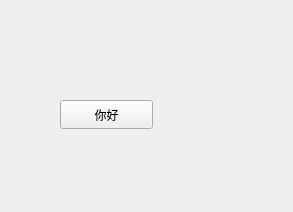
<?xml version="1.0" encoding="UTF-8"?>
<ui version="4.0">
 <class>HelloCOSBrowser</class>
 <widget class="QWidget" name="HelloCOSBrowser">
  <property name="geometry">
   <rect>
    <x>0</x>
    <y>0</y>
    <width>293</width>
    <height>212</height>
   </rect>
  </property>
  <property name="windowTitle">
   <string>HelloCOSBrowser</string>
  </property>
  <widget class="QPushButton" name="btnHello">
   <property name="geometry">
    <rect>
     <x>60</x>
     <y>100</y>
     <width>93</width>
     <height>29</height>
    </rect>
   </property>
   <property name="text">
    <string>你好</string>
   </property>
  </widget>
 </widget>
 <resources/>
 <connections/>
</ui>
